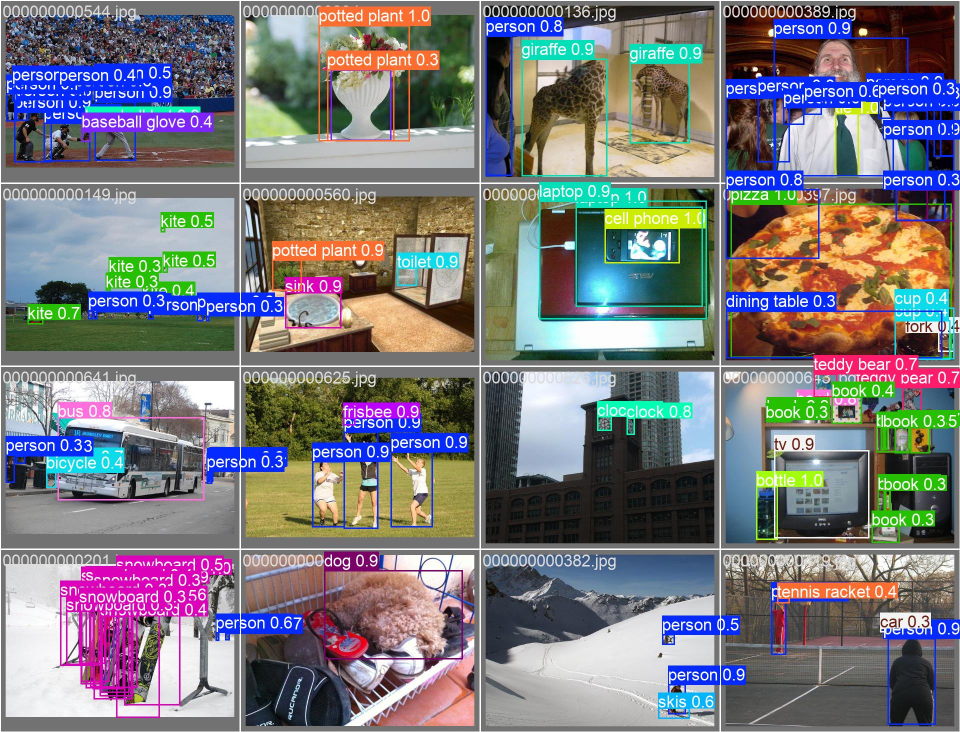
#> input picture runs/detect/baseline/val_batch1_pred.jpg, 1920 x 1464 px (shown at 1/2 size)
$ python make_qualitative_comparison.py
#> lines starting #> are read from the running program, lines starting #| are printed output that depends on the picture
#!/usr/bin/env python3
"""
Create a side-by-side qualitative comparison image from two prediction images.
Saves to `runs/plots/qualitative_comparison.png`.
"""
from PIL import Image, ImageDraw, ImageFont
import os

ROOT = os.path.dirname(os.path.abspath(__file__))
BASE = os.path.join(ROOT, 'runs', 'detect', 'baseline', 'val_batch1_pred.jpg')
FINAL = os.path.join(ROOT, 'runs', 'detect', 'adamw_test', 'val_batch1_pred.jpg')
OUT_DIR = os.path.join(ROOT, 'runs', 'plots')
OUT_PATH = os.path.join(OUT_DIR, 'qualitative_comparison.png')

if not os.path.exists(BASE):
    raise SystemExit(f'Baseline image not found: {BASE}')
if not os.path.exists(FINAL):
    raise SystemExit(f'Final image not found: {FINAL}')
if not os.path.exists(OUT_DIR):
    os.makedirs(OUT_DIR)

# open images
im1 = Image.open(BASE).convert('RGB')
#> im1 is the input picture: PIL image 1920x1464 RGB; mean R, G, B 122.8, 121.4, 125.8
im2 = Image.open(FINAL).convert('RGB')
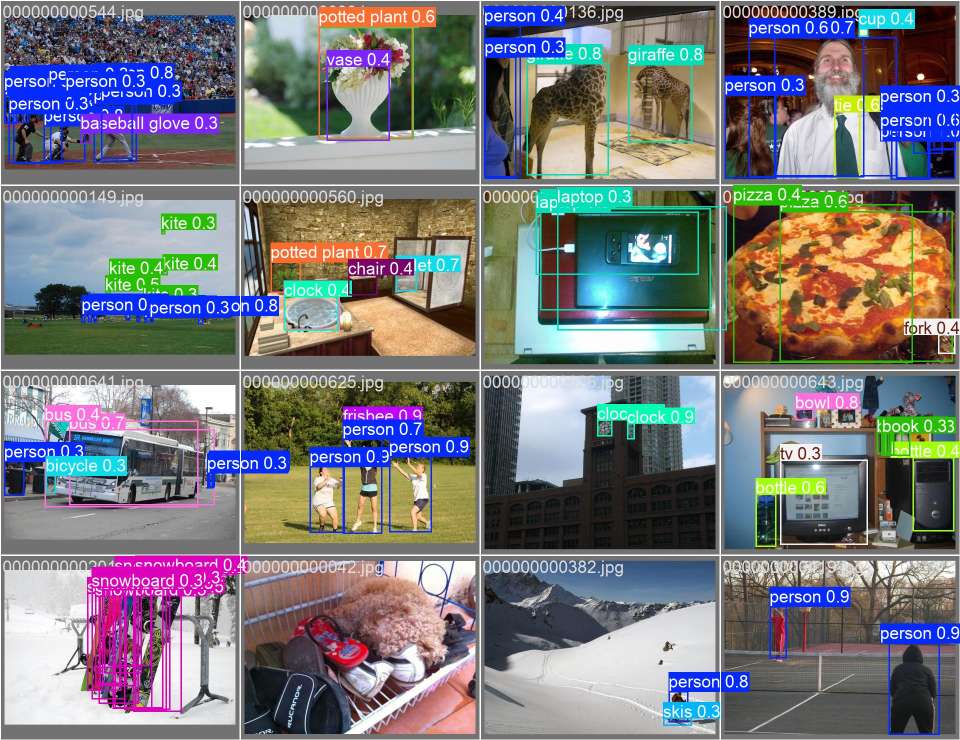
#> input picture runs/detect/adamw_test/val_batch1_pred.jpg, 1920 x 1480 px (shown at 1/2 size)
#> im2 is the input picture: PIL image 1920x1480 RGB; mean R, G, B 121.7, 121.4, 124.8

# resize so heights match (but keep not too large)
max_height = max(im1.height, im2.height)
#> max_height = 1480
# cap height to 800 px for portability
cap_height = min(max_height, 800)
#> cap_height = 800

def scale_to_height(im, h):
#> called with h = 800
    if im.height == h:
        return im
    w = int(im.width * (h / im.height))
#> w = 1049
    return im.resize((w, h), Image.LANCZOS)
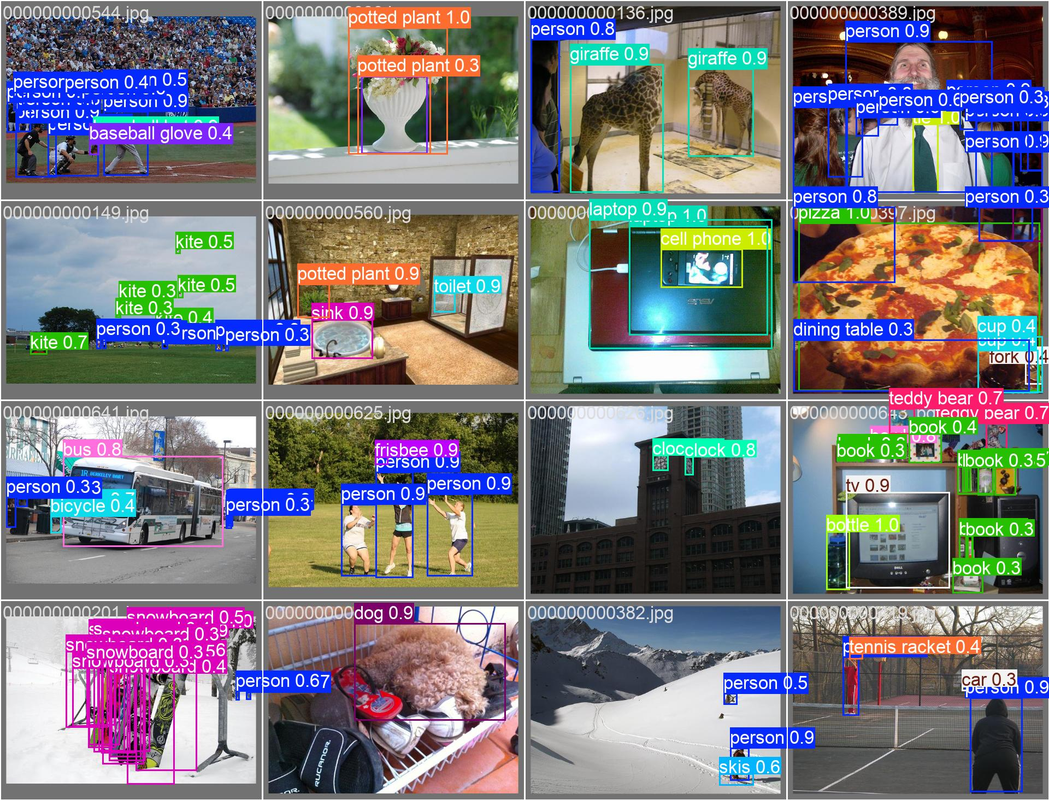
#> returned value: PIL image 1049x800 RGB; mean R, G, B 122.7, 121.3, 125.6

im1 = scale_to_height(im1, cap_height)
im2 = scale_to_height(im2, cap_height)
#> call 2 of scale_to_height, with h = 800
#> in scale_to_height (call 2), `return im.resize((w, h), Image.LANCZOS)`:
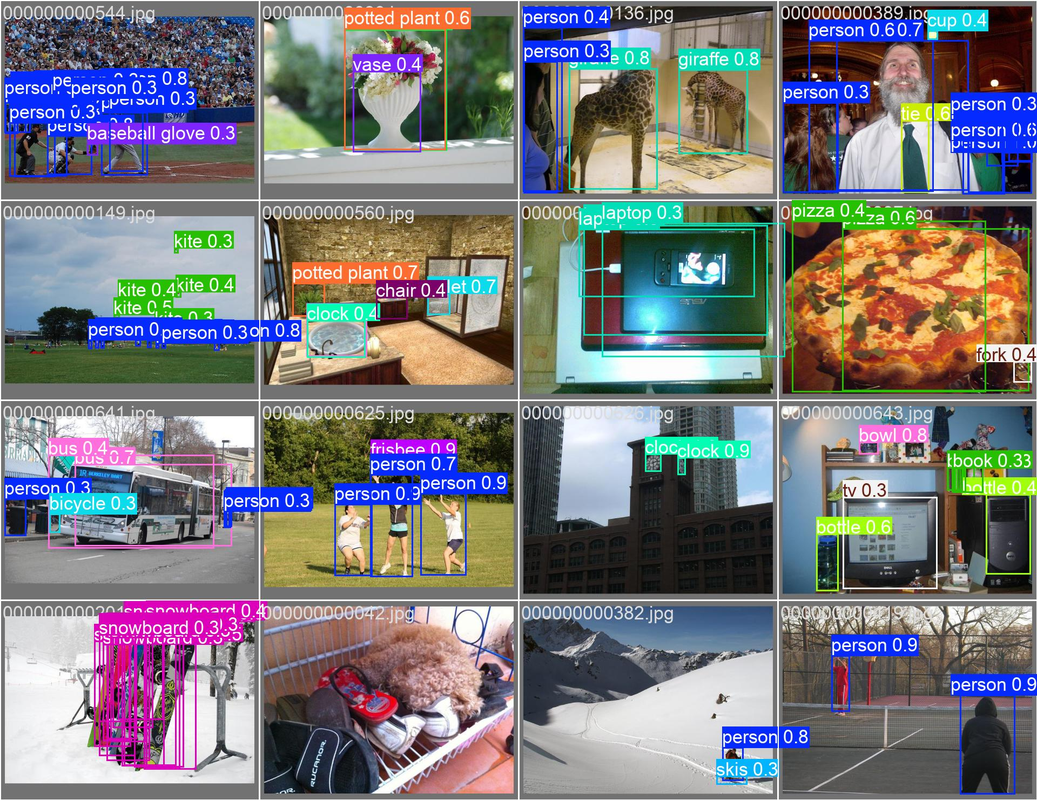
#> returned value: PIL image 1037x800 RGB; mean R, G, B 121.6, 121.3, 124.7

padding = 20
caption_area = 90
width = im1.width + im2.width + padding * 3
#> width = 2146
height = cap_height + caption_area + padding * 2
#> height = 930

canvas = Image.new('RGB', (width, height), color=(255, 255, 255))
#> canvas: PIL image 2146x930 RGB; every value is 255

# paste images
x1 = padding
y1 = padding
canvas.paste(im1, (x1, y1))
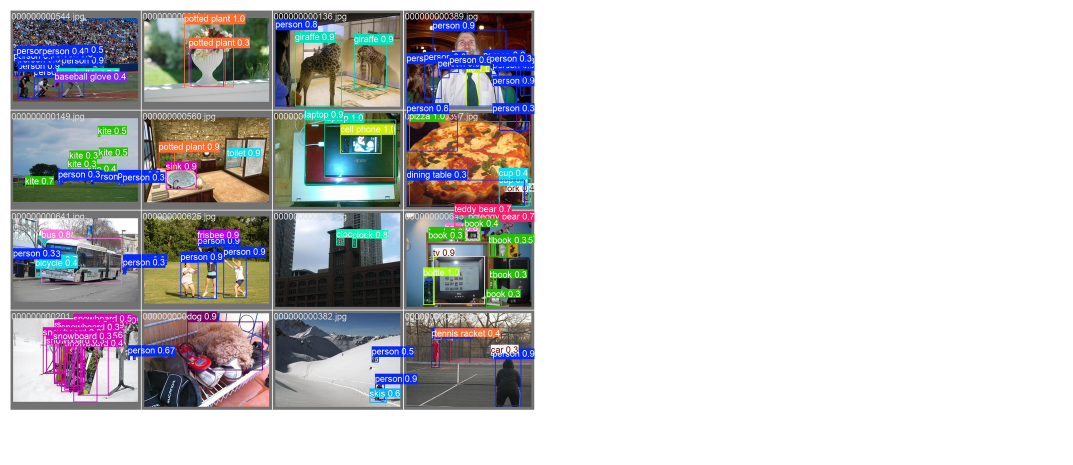
#> canvas: PIL image 2146x930 RGB (shown at 1/2 size); mean R, G, B 199.4, 198.8, 200.6
x2 = x1 + im1.width + padding
#> x2 = 1089
canvas.paste(im2, (x2, y1))
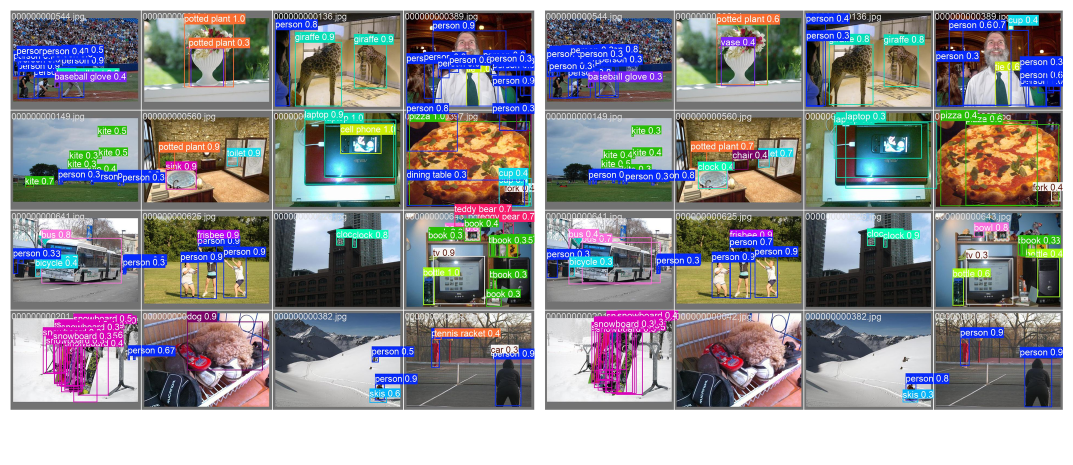
#> canvas: PIL image 2146x930 RGB (shown at 1/2 size); mean R, G, B 143.9, 143.2, 146.4

# draw labels and captions
draw = ImageDraw.Draw(canvas)
# try to use a truetype font if available, else default
try:
    font_title = ImageFont.truetype('/Library/Fonts/Arial.ttf', 20)
    font_caption = ImageFont.truetype('/Library/Fonts/Arial.ttf', 16)
except Exception:
    font_title = ImageFont.load_default()
    font_caption = ImageFont.load_default()

# Titles above each image
title_y = 6
draw.text((x1, title_y), 'Baseline (runs/detect/baseline)', fill=(0, 0, 0), font=font_title)
draw.text((x2, title_y), 'Final (AdamW) (runs/detect/adamw_test)', fill=(0, 0, 0), font=font_title)

# Short caption below both images
caption_text = (
    'Baseline: missing objects, loose boxes, lower confidence    |    '
    'Final (AdamW): more objects detected, tighter boxes, higher confidence'
)
# wrap caption if too long
max_caption_width = width - padding * 2
#> max_caption_width = 2106
lines = []
words = caption_text.split()
line = ''
for w in words:
    test = (line + ' ' + w).strip()
    # use draw.textbbox to measure width
    bbox = draw.textbbox((0,0), test, font=font_caption)
    tw = bbox[2] - bbox[0]
    if tw <= max_caption_width:
        line = test
    else:
        lines.append(line)
        line = w
#> this loop made 17 passes
#> (bbox, tw) on passes 1 to 12: ((0, 3, 73, 15), 73), ((0, 3, 140, 18), 140), ((0, 3, 208, 18), 208), ((0, 3, 255, 18), 255), ((0, 3, 312, 18), 312), ((0, 3, 361, 18), 361), ((0, 3, 453, 18), 453), ((0, 3, 464, 19), 464), ((0, 3, 506, 19), 506), ((0, 3, 591, 19), 591), ((0, 3, 638, 19), 638), ((0, 3, 700, 19), 700)
#> after the loop, lines = []
if line:
    lines.append(line)

cap_x = padding
cap_y = y1 + cap_height + 12
#> cap_y = 832
for i, ln in enumerate(lines[:4]):
    draw.text((cap_x, cap_y + i * 18), ln, fill=(50, 50, 50), font=font_caption)
#> this loop made 1 pass

# draw vertical separator line between images
sep_x = x2 - padding // 2
#> sep_x = 1079
draw.line([(sep_x, y1), (sep_x, y1 + cap_height)], fill=(200, 200, 200), width=2)

canvas.save(OUT_PATH, dpi=(150,150))
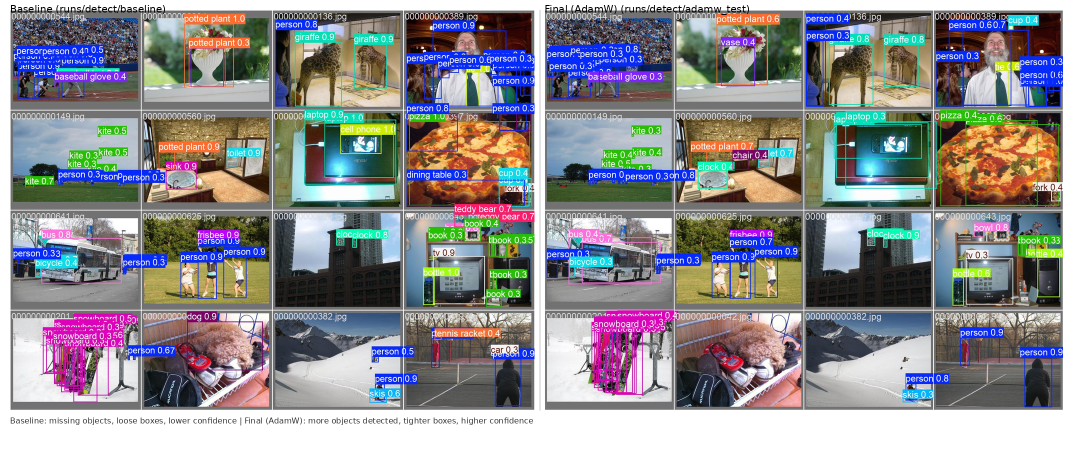
#> saved as qualitative_comparison.png: PIL image 2146x930 RGB (shown at 1/2 size); mean R, G, B 143.2, 142.5, 145.7
print('Wrote', OUT_PATH)
